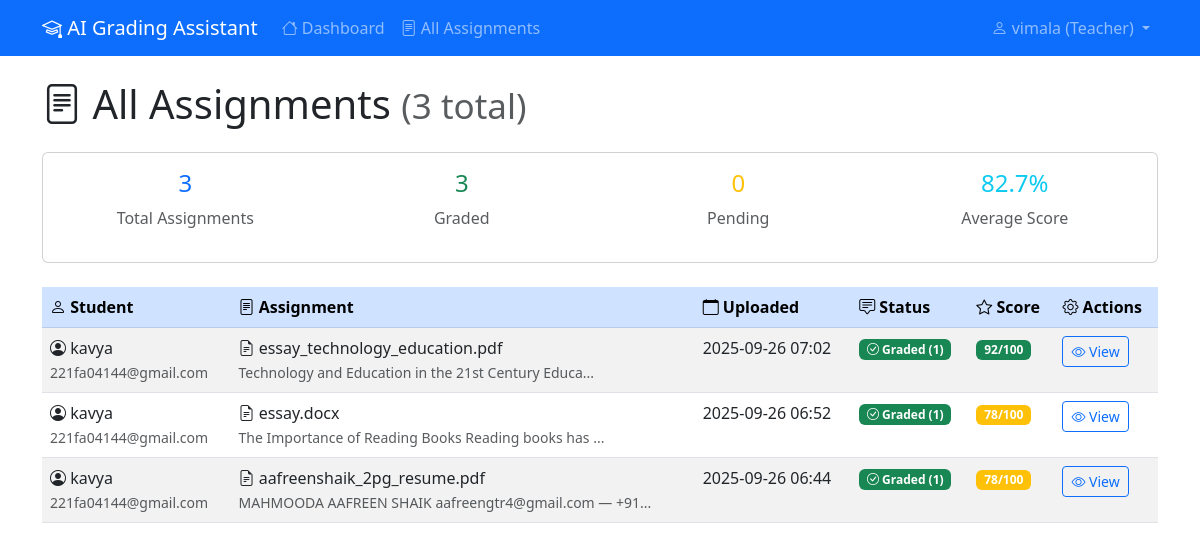
/teacher/assignments (signed in), run on the app's committed database.
### models.py (models this page shows, shortened)
class User(UserMixin, db.Model):
    id = db.Column(db.Integer, primary_key=True)
    name = db.Column(db.String(100), nullable=False)
    email = db.Column(db.String(120), unique=True, nullable=False)
    password_hash = db.Column(db.String(200), nullable=False)
    role = db.Column(db.String(20), nullable=False)  # 'student' or 'teacher'
    created_at = db.Column(db.DateTime, default=datetime.utcnow)
    assignments = db.relationship('Assignment', backref='student', lazy=True, foreign_keys='Assignment.student_id')
    feedbacks = db.relationship('Feedback', backref='teacher', lazy=True, foreign_keys='Feedback.teacher_id')

class Assignment(db.Model):
    id = db.Column(db.Integer, primary_key=True)
    student_id = db.Column(db.Integer, db.ForeignKey('user.id'), nullable=False)
    filename = db.Column(db.String(255), nullable=False)
    filepath = db.Column(db.String(500), nullable=False)
    text_content = db.Column(db.Text, nullable=True)
    uploaded_at = db.Column(db.DateTime, default=datetime.utcnow)
    feedbacks = db.relationship('Feedback', backref='assignment', lazy=True, cascade='all, delete-orphan')

class Feedback(db.Model):
    id = db.Column(db.Integer, primary_key=True)
    assignment_id = db.Column(db.Integer, db.ForeignKey('assignment.id'), nullable=False)
    teacher_id = db.Column(db.Integer, db.ForeignKey('user.id'), nullable=False)
    content = db.Column(db.Text, nullable=False)
    score = db.Column(db.Integer, nullable=True)  # 0-100
    generated_by_ai = db.Column(db.Boolean, default=True)
    created_at = db.Column(db.DateTime, default=datetime.utcnow)

### app.py (the view)
@app.route('/teacher/assignments')
@login_required
def assignment_list():
    if current_user.role != 'teacher':
        return redirect(url_for('student_dashboard'))
    assignments = Assignment.query.join(User).order_by(Assignment.uploaded_at.desc()).all()
    return render_template('assignment_list.html', assignments=assignments)

### app.py (called while the page is built)
@login_manager.user_loader
def load_user(user_id):
    return User.query.get(int(user_id))

### templates/assignment_list.html (shortened to what this page needs)
{% extends "base.html" %}
{% block content %}
<div class="row">
    <div class="col-12">
        <h1 class="mb-4">
            <i class="bi bi-file-text"></i> All Assignments
            <small class="text-muted">({{ assignments|length }} total)</small>
        </h1>
    </div>
</div>
<div class="row mb-4">
    <div class="col-12">
        <div class="card">
            <div class="card-body">
                <div class="row text-center">
                    <div class="col-md-3">
                        <h4 class="text-primary">{{ assignments|length }}</h4>
                        <p class="text-muted">Total Assignments</p>
                    </div>
                    <div class="col-md-3">
                        <h4 class="text-success">{{ assignments|selectattr('feedbacks')|list|length }}</h4>
                        <p class="text-muted">Graded</p>
                    </div>
                    <div class="col-md-3">
                        <h4 class="text-warning">{{ assignments|rejectattr('feedbacks')|list|length }}</h4>
                        <p class="text-muted">Pending</p>
                    </div>
                    <div class="col-md-3">
                        {% set graded_assignments = assignments|selectattr('feedbacks')|list %}
                        {% if graded_assignments %}
                            {% set total_score = graded_assignments|sum(attribute='feedbacks.0.score') %}
                            {% set average_score = (total_score / graded_assignments|length)|round(1) %}
                            <h4 class="text-info">{{ average_score }}%</h4>
                        {% else %}
                            <h4 class="text-muted">-</h4>
                        {% endif %}
                        <p class="text-muted">Average Score</p>
                    </div>
                </div>
            </div>
        </div>
    </div>
</div>
<div class="row">
    <div class="col-12">
        {% if assignments %}
        <div class="table-responsive">
            <table class="table table-striped">
                <thead class="table-primary">
                    <tr>
                        <th><i class="bi bi-person"></i> Student</th>
                        <th><i class="bi bi-file-text"></i> Assignment</th>
                        <th><i class="bi bi-calendar"></i> Uploaded</th>
                        <th><i class="bi bi-chat-square-text"></i> Status</th>
                        <th><i class="bi bi-star"></i> Score</th>
                        <th><i class="bi bi-gear"></i> Actions</th>
                    </tr>
                </thead>
                <tbody>
                    {% for assignment in assignments %}
                    <tr>
                        <td>
                            <i class="bi bi-person-circle"></i>
                            {{ assignment.student.name }}
                            <br>
                            <small class="text-muted">{{ assignment.student.email }}</small>
                        </td>
                        <td>
                            <i class="bi bi-file-earmark-text"></i>
                            {{ assignment.filename }}
                            <br>
                            <small class="text-muted">{{ assignment.text_content[:50] }}...</small>
                        </td>
                        <td>{{ assignment.uploaded_at.strftime('%Y-%m-%d %H:%M') }}</td>
                        <td>
                            {% if assignment.feedbacks %}
                                <span class="badge bg-success">
                                    <i class="bi bi-check-circle"></i> Graded ({{ assignment.feedbacks|length }})
                                </span>
                            {% else %}
                                <span class="badge bg-warning">
                                    <i class="bi bi-clock"></i> Pending Review
                                </span>
                            {% endif %}
                        </td>
                        <td>
                            {% if assignment.feedbacks %}
                                {% set latest_feedback = assignment.feedbacks|selectattr('score')|first %}
                                {% if latest_feedback %}
                                    <span class="badge bg-{{ 'success' if latest_feedback.score >= 80 else 'warning' if latest_feedback.score >= 60 else 'danger' }}">
                                        {{ latest_feedback.score }}/100
                                    </span>
                                {% else %}
                                    <span class="text-muted">No score</span>
                                {% endif %}
                            {% else %}
                                <span class="text-muted">-</span>
                            {% endif %}
                        </td>
                        <td>
                            <div class="btn-group" role="group">
                                <a href="{{ url_for('view_assignment', assignment_id=assignment.id) }}"
                                   class="btn btn-sm btn-outline-primary">
                                    <i class="bi bi-eye"></i> View
                                </a>
                            </div>
                        </td>
                    </tr>
                    {% endfor %}
                </tbody>
            </table>
        </div>
        {% else %}
        <div class="alert alert-info text-center">
            <i class="bi bi-info-circle"></i>
            <h5>No assignments submitted yet</h5>
            <p class="mb-0">Students haven't submitted any assignments for grading yet.</p>
        </div>
        {% endif %}
    </div>
</div>
{% endblock %}

### templates/base.html (shortened to what this page needs)
<!DOCTYPE html>
<html lang="en">
<head>
    <link href="https://cdn.jsdelivr.net/npm/bootstrap@5.3.0/dist/css/bootstrap.min.css" rel="stylesheet">
    <link href="https://cdn.jsdelivr.net/npm/bootstrap-icons@1.10.0/font/bootstrap-icons.css" rel="stylesheet">
</head>
<body>
    <nav class="navbar navbar-expand-lg navbar-dark bg-primary">
        <div class="container">
            <a class="navbar-brand" href="{{ url_for('index') }}">
                <i class="bi bi-mortarboard"></i> AI Grading Assistant
            </a>
            {% if current_user.is_authenticated %}
            <div class="collapse navbar-collapse" id="navbarNav">
                <ul class="navbar-nav me-auto">
                    {% if current_user.role == 'student' %}
                    <li class="nav-item">
                        <a class="nav-link" href="{{ url_for('student_dashboard') }}">
                            <i class="bi bi-house"></i> Dashboard
                        </a>
                    </li>
                    <li class="nav-item">
                        <a class="nav-link" href="{{ url_for('upload_assignment') }}">
                            <i class="bi bi-cloud-upload"></i> Upload Assignment
                        </a>
                    </li>
                    {% else %}
                    <li class="nav-item">
                        <a class="nav-link" href="{{ url_for('teacher_dashboard') }}">
                            <i class="bi bi-house"></i> Dashboard
                        </a>
                    </li>
                    <li class="nav-item">
                        <a class="nav-link" href="{{ url_for('assignment_list') }}">
                            <i class="bi bi-file-text"></i> All Assignments
                        </a>
                    </li>
                    {% endif %}
                </ul>
                <ul class="navbar-nav">
                    <li class="nav-item dropdown">
                        <a class="nav-link dropdown-toggle" href="#" role="button" data-bs-toggle="dropdown">
                            <i class="bi bi-person"></i> {{ current_user.name }} ({{ current_user.role.title() }})
                        </a>
                    </li>
                </ul>
            </div>
            {% endif %}
        </div>
    </nav>
    <main class="container mt-4">
        {% block content %}{% endblock %}
    </main>
</body>
</html>

### data on the page
User: name "vimala", role "Teacher"
Assignment: student.name "kavya", student.email "221fa04144@gmail.com", filename "essay_technology_education.pdf", text_content "Technology and Education in the 21st Century Educa", uploaded_at "2025-09-26 07:02", feedbacks|length "1"
Feedback: score "92"
Assignment: student.name "kavya", student.email "221fa04144@gmail.com", filename "essay.docx", text_content "The Importance of Reading Books Reading books has", uploaded_at "2025-09-26 06:52", feedbacks|length "1"
Feedback: score "78"
Assignment: student.name "kavya", student.email "221fa04144@gmail.com", filename "aafreenshaik_2pg_resume.pdf", text_content "MAHMOODA AAFREEN SHAIK aafreengtr4@gmail.com — +91", uploaded_at "2025-09-26 06:44", feedbacks|length "1"
Feedback: score "78"

### other printed values
{{ assignments|length }} "3"
{{ assignments|selectattr('feedbacks')|list|length }} "3"
{{ assignments|rejectattr('feedbacks')|list|length }} "0"
{{ average_score }} "82.7"
